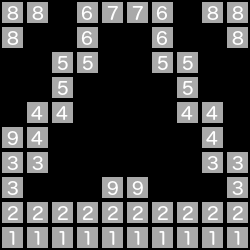

This game map was drawn from its Tiled (.tmx) file and the tilesets committed beside it. A one-line description and the full map source follow:
An orthogonal 10x10 tile map with 25x25 px tiles, 1 tile layer (layer2), 1 hidden layer not drawn.

<map version="1.0" orientation="orthogonal" renderorder="right-down" width="10" height="10" tilewidth="25" tileheight="25" nextobjectid="1">
 <tileset firstgid="1" name="defaulttileset" tilewidth="25" tileheight="25" tilecount="9">
  <image source="spritesheet.png" width="75" height="75" />
 </tileset>
 <layer name="Tile Layer 1" width="10" height="10" visible="0">
  <data>
   <tile gid="3" />
   <tile gid="3" />
   <tile gid="3" />
   <tile gid="3" />
   <tile gid="3" />
   <tile gid="3" />
   <tile gid="3" />
   <tile gid="3" />
   <tile gid="3" />
   <tile gid="3" />
   <tile gid="3" />
   <tile gid="0" />
   <tile gid="0" />
   <tile gid="0" />
   <tile gid="0" />
   <tile gid="0" />
   <tile gid="0" />
   <tile gid="0" />
   <tile gid="0" />
   <tile gid="3" />
   <tile gid="3" />
   <tile gid="0" />
   <tile gid="8" />
   <tile gid="8" />
   <tile gid="0" />
   <tile gid="0" />
   <tile gid="0" />
   <tile gid="0" />
   <tile gid="0" />
   <tile gid="3" />
   <tile gid="3" />
   <tile gid="0" />
   <tile gid="0" />
   <tile gid="0" />
   <tile gid="9" />
   <tile gid="0" />
   <tile gid="7" />
   <tile gid="7" />
   <tile gid="0" />
   <tile gid="3" />
   <tile gid="3" />
   <tile gid="0" />
   <tile gid="6" />
   <tile gid="6" />
   <tile gid="9" />
   <tile gid="0" />
   <tile gid="0" />
   <tile gid="0" />
   <tile gid="0" />
   <tile gid="3" />
   <tile gid="3" />
   <tile gid="0" />
   <tile gid="0" />
   <tile gid="0" />
   <tile gid="0" />
   <tile gid="0" />
   <tile gid="5" />
   <tile gid="5" />
   <tile gid="0" />
   <tile gid="3" />
   <tile gid="3" />
   <tile gid="0" />
   <tile gid="0" />
   <tile gid="0" />
   <tile gid="0" />
   <tile gid="0" />
   <tile gid="0" />
   <tile gid="0" />
   <tile gid="0" />
   <tile gid="3" />
   <tile gid="3" />
   <tile gid="0" />
   <tile gid="4" />
   <tile gid="0" />
   <tile gid="4" />
   <tile gid="0" />
   <tile gid="4" />
   <tile gid="0" />
   <tile gid="0" />
   <tile gid="3" />
   <tile gid="2" />
   <tile gid="2" />
   <tile gid="2" />
   <tile gid="2" />
   <tile gid="2" />
   <tile gid="2" />
   <tile gid="2" />
   <tile gid="2" />
   <tile gid="2" />
   <tile gid="2" />
   <tile gid="1" />
   <tile gid="1" />
   <tile gid="1" />
   <tile gid="1" />
   <tile gid="1" />
   <tile gid="1" />
   <tile gid="1" />
   <tile gid="1" />
   <tile gid="1" />
   <tile gid="1" />
  </data>
 </layer>
 <layer name="layer2" width="10" height="10">
  <data>
   <tile gid="8" />
   <tile gid="8" />
   <tile gid="0" />
   <tile gid="6" />
   <tile gid="7" />
   <tile gid="7" />
   <tile gid="6" />
   <tile gid="0" />
   <tile gid="8" />
   <tile gid="8" />
   <tile gid="8" />
   <tile gid="0" />
   <tile gid="0" />
   <tile gid="6" />
   <tile gid="0" />
   <tile gid="0" />
   <tile gid="6" />
   <tile gid="0" />
   <tile gid="0" />
   <tile gid="8" />
   <tile gid="0" />
   <tile gid="0" />
   <tile gid="5" />
   <tile gid="5" />
   <tile gid="0" />
   <tile gid="0" />
   <tile gid="5" />
   <tile gid="5" />
   <tile gid="0" />
   <tile gid="0" />
   <tile gid="0" />
   <tile gid="0" />
   <tile gid="5" />
   <tile gid="0" />
   <tile gid="0" />
   <tile gid="0" />
   <tile gid="0" />
   <tile gid="5" />
   <tile gid="0" />
   <tile gid="0" />
   <tile gid="0" />
   <tile gid="4" />
   <tile gid="4" />
   <tile gid="0" />
   <tile gid="0" />
   <tile gid="0" />
   <tile gid="0" />
   <tile gid="4" />
   <tile gid="4" />
   <tile gid="0" />
   <tile gid="9" />
   <tile gid="4" />
   <tile gid="0" />
   <tile gid="0" />
   <tile gid="0" />
   <tile gid="0" />
   <tile gid="0" />
   <tile gid="0" />
   <tile gid="4" />
   <tile gid="0" />
   <tile gid="3" />
   <tile gid="3" />
   <tile gid="0" />
   <tile gid="0" />
   <tile gid="0" />
   <tile gid="0" />
   <tile gid="0" />
   <tile gid="0" />
   <tile gid="3" />
   <tile gid="3" />
   <tile gid="3" />
   <tile gid="0" />
   <tile gid="0" />
   <tile gid="0" />
   <tile gid="9" />
   <tile gid="9" />
   <tile gid="0" />
   <tile gid="0" />
   <tile gid="0" />
   <tile gid="3" />
   <tile gid="2" />
   <tile gid="2" />
   <tile gid="2" />
   <tile gid="2" />
   <tile gid="2" />
   <tile gid="2" />
   <tile gid="2" />
   <tile gid="2" />
   <tile gid="2" />
   <tile gid="2" />
   <tile gid="1" />
   <tile gid="1" />
   <tile gid="1" />
   <tile gid="1" />
   <tile gid="1" />
   <tile gid="1" />
   <tile gid="1" />
   <tile gid="1" />
   <tile gid="1" />
   <tile gid="1" />
  </data>
 </layer>
</map>